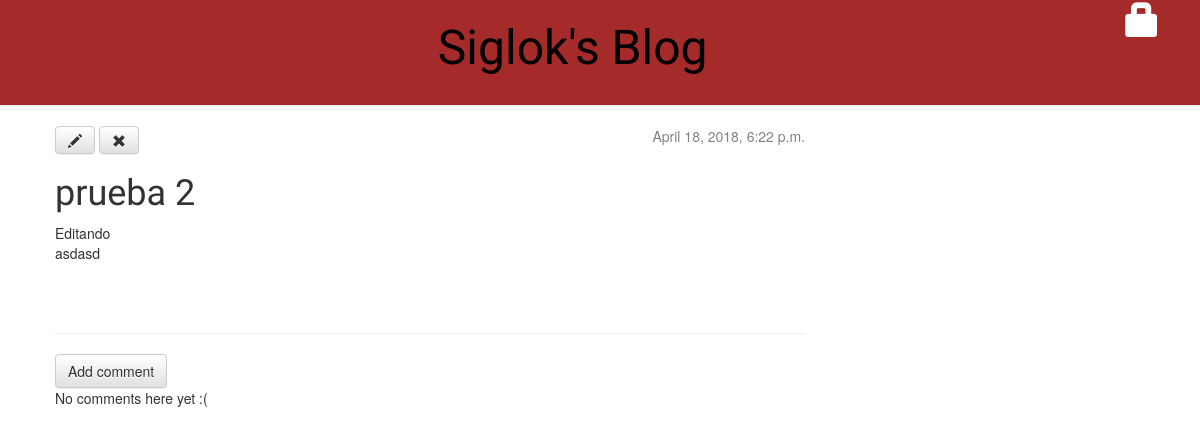
Before: /post/10/ with the older database file.
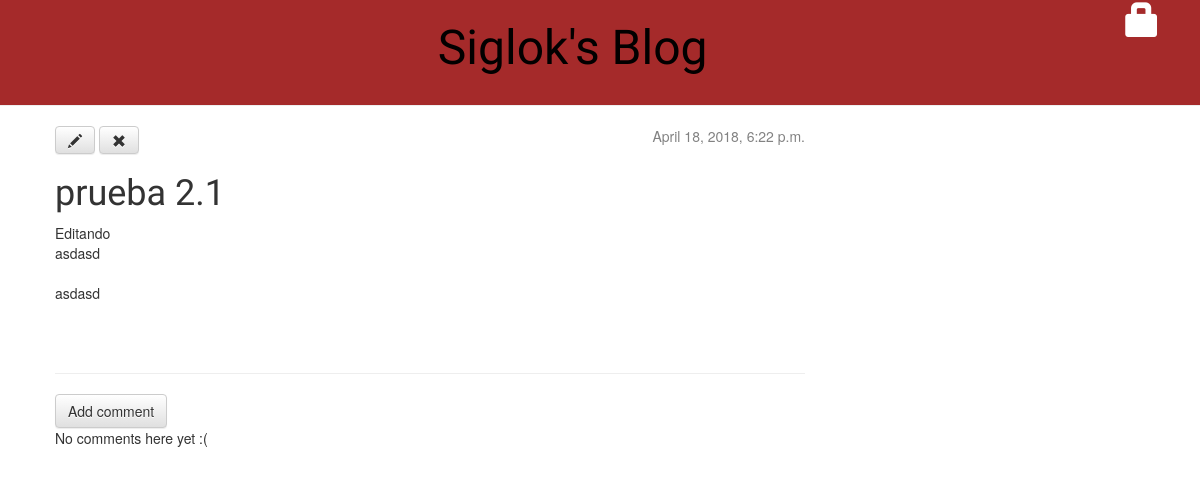
After: the same page with the newer database file.
### blog/models.py (models this page shows, shortened)
class Post(models.Model):#Los modelos siempre con mayuscula inicial
	author = models.ForeignKey('auth.User',on_delete=models.CASCADE)
	title = models.CharField(max_length=200)
	text = models.TextField()
	created_date = models.DateTimeField(default=timezone.now) #agregamos la hora en ese momento
	published_date = models.DateTimeField(blank=True,null=True)

### blog/views.py (the view)
# urls.py: url(r'^post/(?P<pk>[0-9]+)/$', views.post_detail,  name='post_detail'),
def post_detail(request, pk):
    post = get_object_or_404(Post, pk=pk)
    return render(request, 'blog/post_detail.html', {'post': post})

### blog/templates/blog/post_detail.html
{% extends 'blog/base.html' %}
{% block content %}
    <div class="post">
        {% if post.published_date %}
            <div class="date">
                {{ post.published_date }}
            </div>
        {% else %}
            <a class="btn btn-default" href="{% url 'post_publish' pk=post.pk %}">Publish</a>
        {% endif %}
        <a class="btn btn-default" href="{% url 'post_edit' pk=post.pk %}"><span class="glyphicon glyphicon-pencil"></span></a>
        <a class="btn btn-default" href="{% url 'post_remove' pk=post.pk %}"><span class="glyphicon glyphicon-remove"></span></a>
        <h1>{{ post.title }}</h1>
        <p>{{ post.text|linebreaksbr }}</p>
    </div>
    <hr>
    <a class="btn btn-default" href="{% url 'add_comment_to_post' pk=post.pk %}">Add comment</a>
    {% for comment in post.comments.all %}
    {% if user.is_authenticated or comment.approved_comment %}
    <div class="comment">
        <div class="date">
            {{ comment.created_date }}
            {% if not comment.approved_comment %}
                <a class="btn btn-default" href="{% url 'comment_remove' pk=comment.pk %}"><span class="glyphicon glyphicon-remove"></span></a>
                <a class="btn btn-default" href="{% url 'comment_approve' pk=comment.pk %}"><span class="glyphicon glyphicon-ok"></span></a>
            {% endif %}
        </div>
        <strong>{{ comment.author }}</strong>
        <p>{{ comment.text|linebreaks }}</p>
    </div>
    {% endif %}
{% empty %}
    <p>No comments here yet :(</p>
{% endfor %}
{% endblock %}

Changed rows visible on the page:
changed Post: title "prueba 2" → "prueba 2.1"; text "Editando asdasd" → "Editando asdasd asdasd"
